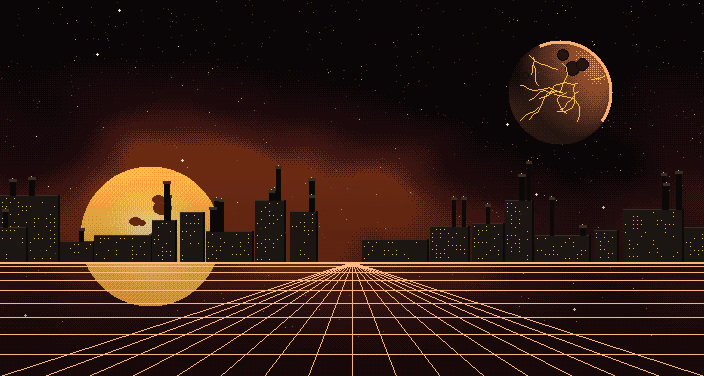
#> input picture assets/opt/bg/eighth@1x.webp, 1408 x 752 px (shown at 1/2 size)
$ python pixelize.py ../../assets/opt/bg/eighth@1x.webp out.png --display-w 1.0
#> lines starting #> are read from the running program, lines starting #| are printed output that depends on the picture
#> in main, im is the input picture: PIL image 1408x752 RGBA; mean R, G, B, A 49, 25.2, 15.8, 250.9
#!/usr/bin/env python3
"""Pixel-consistency pass for the illustrated sprites (ships, bosses) of Type-R 198X.

The backdrops are pixel art drawn at about one art pixel per two logical pixels; the ships and bosses are smooth
cel-shaded illustrations. This tool resamples a sprite master to the backdrop's pixel density, quantises it to a
small palette (k-means on the opaque pixels), hardens the alpha, and writes it back at the master's size with a
nearest-neighbour upscale, so the asset pipeline (tools/build-web-assets.sh) needs no change.

Usage: pixelize.py <in.png> <out.png> --display-w <logical px the sprite is drawn at> [--art-px 2] [--colors 32]
       [--preview <preview.png>]
"""
import argparse
import numpy as np
from PIL import Image, ImageFilter
from scipy.cluster.vq import kmeans2

def bbox(alpha):
    ys, xs = np.where(alpha > 8)
    return xs.min(), ys.min(), xs.max() + 1, ys.max() + 1

def pixelize(im, display_w, art_px=2.0, colors=32, seed=7, alpha_cut=128, sharpen=160, outline=0.55):
#> called with display_w = 1, art_px = 2, colors = 32, seed = 7, alpha_cut = 128, sharpen = 160, outline = 0.55
    im = im.convert("RGBA")
    a = np.array(im)[:, :, 3]
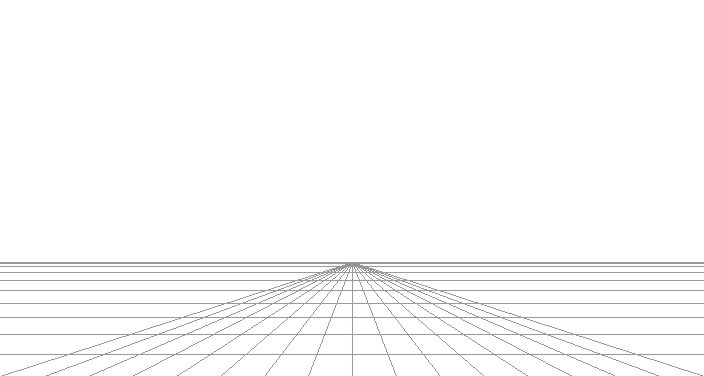
#> a: shape (752, 1408) (shown at 1/2 size); min 147, max 255, mean 250.9
    x0, y0, x1, y1 = bbox(a)
#> x0 = 0; y0 = 0; x1 = 1408; y1 = 752
    crop = im.crop((x0, y0, x1, y1))
    cw, ch = crop.size
#> cw = 1408; ch = 752
    # pre-sharpen so the line work survives the box filter
    if sharpen > 0:
        crop = crop.filter(ImageFilter.UnsharpMask(radius=max(1, int(round(cw / display_w * art_px * 0.9))), percent=int(sharpen), threshold=2))
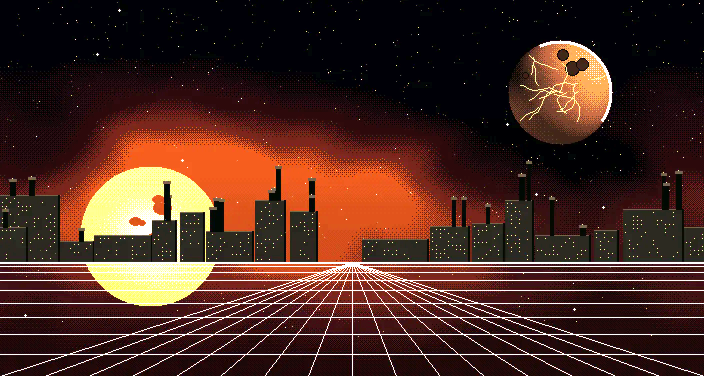
#> crop: PIL image 1408x752 RGBA (shown at 1/2 size); mean R, G, B, A 73.7, 41.6, 26.6, 244.8; transparent parts drawn white
    # art resolution: the sprite spans display_w logical px on screen; one art pixel = art_px logical px
    aw = max(8, int(round(display_w / art_px)))
    ah = max(8, int(round(aw * ch / cw)))
#> ah = 8
    # premultiplied box downsample (no fringe), then un-premultiply
    arr = np.asarray(crop).astype(np.float32) / 255.0
    pre = arr.copy(); pre[:, :, :3] *= pre[:, :, 3:4]
    small = np.asarray(Image.fromarray((pre * 255).astype(np.uint8), "RGBA").resize((aw, ah), Image.BOX)).astype(np.float32) / 255.0
    al = small[:, :, 3:4]
    rgb = np.where(al > 1e-3, small[:, :, :3] / np.maximum(al, 1e-3), 0)
    hard = (al[:, :, 0] * 255 >= alpha_cut)
    # k-means palette over the opaque pixels (in a lightly perceptual space)
    pts = rgb[hard]
#> pts = 64 rows, first 8: [0.00392, 0.00392, 0.0275], [0.00392, 0.00784, 0.0314], [0.00392, 0.00392, 0.0275], [0.00392, 0.00392, 0.0275], [0.00392, 0.00392, 0.0275], [0.00392, 0.00392, 0.0275], [0.0549, 0.0471, 0.0667], [0.00392, 0.00392, 0.0275]
    w = np.array([0.6, 1.0, 0.8], np.float32)
    rng = np.random.default_rng(seed)
    k = min(colors, max(2, len(pts)))
#> k = 32
    cent, lab = kmeans2((pts * w).astype(np.float64), k, minit="++", seed=seed, iter=25)
#> cent = 32 rows, first 8: [0.133, 0.143, 0.0952], [0.04, 0.0275, 0.0314], [0.442, 0.275, 0.091], [0.0823, 0.0366, 0.0332], [0.522, 0.816, 0.449], [0.506, 0.494, 0.21], [0.567, 0.396, 0.119], [0.4, 0.463, 0.238]; lab = 64 values, max 31 at index 39, min 0 at index 46, mean 14.89
    pal = (cent / w).clip(0, 1)
#> pal = 32 rows, first 8: [0.222, 0.143, 0.119], [0.0667, 0.0275, 0.0392], [0.737, 0.275, 0.114], [0.137, 0.0366, 0.0416], [0.871, 0.816, 0.561], [0.843, 0.494, 0.263], [0.945, 0.396, 0.149], [0.667, 0.463, 0.298]
    q = np.zeros_like(rgb); q[hard] = pal[lab]
    # silhouette outline: opaque pixels touching transparency darken toward a dark line (pixel-art edge)
    if outline < 1:
        pad = np.pad(hard, 1)
        nbr = pad[:-2, 1:-1] & pad[2:, 1:-1] & pad[1:-1, :-2] & pad[1:-1, 2:]
        edge = hard & ~nbr
        q[edge] = q[edge] * outline
    out = np.zeros((ah, aw, 4), np.uint8)
    out[:, :, :3] = (q * 255).round().astype(np.uint8)
    out[:, :, 3] = np.where(hard, 255, 0).astype(np.uint8)
    art = Image.fromarray(out, "RGBA")
    # back to the master's frame with nearest-neighbour blocks
    up = art.resize((cw, ch), Image.NEAREST)
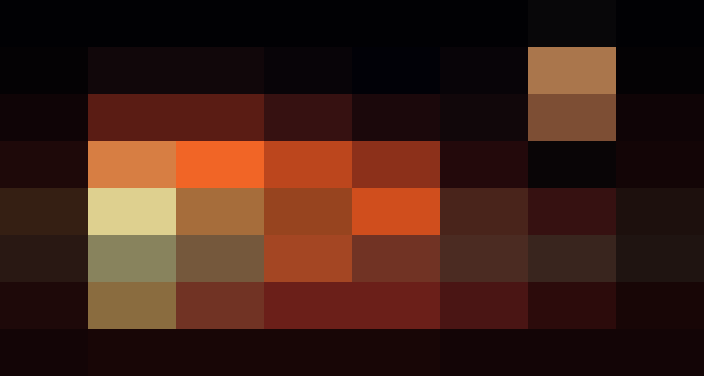
#> up: PIL image 1408x752 RGBA (shown at 1/2 size); mean R, G, B, A 63.3, 32, 21.9, 255
    canvas = Image.new("RGBA", im.size, (0, 0, 0, 0))
#> canvas: PIL image 1408x752 RGBA; every value is 0
    canvas.paste(up, (x0, y0))
    return canvas, art

def main():
    ap = argparse.ArgumentParser()
    ap.add_argument("inp"); ap.add_argument("out")
    ap.add_argument("--display-w", type=float, required=True)
    ap.add_argument("--art-px", type=float, default=2.0)
    ap.add_argument("--colors", type=int, default=32)
    ap.add_argument("--preview")
    ap.add_argument("--preview-scale", type=float, default=2.0)
    ap.add_argument("--sharpen", type=float, default=160)
    ap.add_argument("--outline", type=float, default=0.55)
    a = ap.parse_args()
    im = Image.open(a.inp)
    canvas, art = pixelize(im, a.display_w, a.art_px, a.colors, sharpen=a.sharpen, outline=a.outline)
    canvas.save(a.out, optimize=True)
    if a.preview:
        # side by side at the on-screen size (x preview-scale): original | pixelised
        al = np.array(im.convert("RGBA"))[:, :, 3]; x0, y0, x1, y1 = bbox(al)
        orig = im.convert("RGBA").crop((x0, y0, x1, y1))
        pw = int(round(a.display_w * a.preview_scale)); ph = int(round(pw * orig.height / orig.width))
        o = orig.resize((pw, ph), Image.LANCZOS)
        p = canvas.crop((x0, y0, x1, y1)).resize((pw, ph), Image.NEAREST)
        sheet = Image.new("RGBA", (pw * 2 + 48, ph + 32), (24, 16, 40, 255))
        sheet.alpha_composite(o, (16, 16)); sheet.alpha_composite(p, (pw + 32, 16))
        sheet.convert("RGB").save(a.preview)
    print("wrote", a.out, "art", art.size)
#| wrote out.png art (8, 8)

if __name__ == "__main__":
    main()

$ run again, on assets/opt/bg/ninth@1x.webp
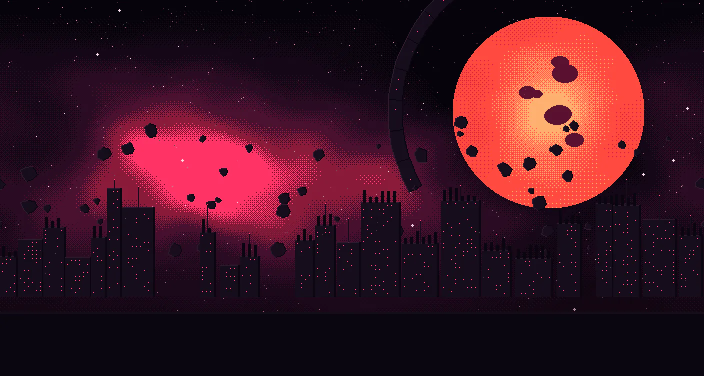
#> input picture assets/opt/bg/ninth@1x.webp, 1408 x 752 px (shown at 1/2 size)
#> in main, im is the input picture: PIL image 1408x752 RGB; mean R, G, B 62.4, 20.1, 34.1
#> im: PIL image 1408x752 RGBA
#> a: shape (752, 1408); every value is 255
#> x0 = 0; x1 = 1408; y1 = 752
#> in pixelize, `crop = crop.filter(ImageFilter.UnsharpMask(radius=max(1, int(round(cw ..`:
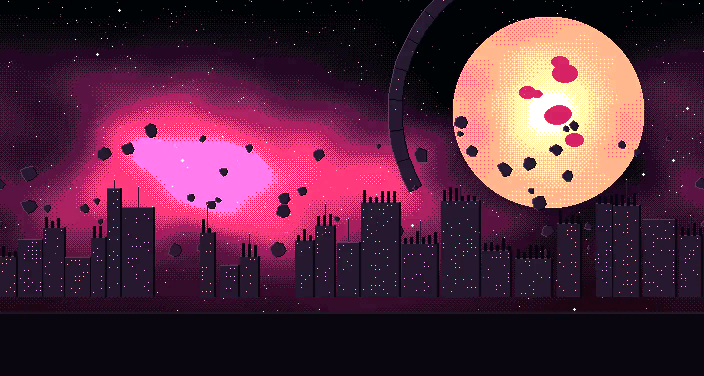
#> crop: PIL image 1408x752 RGBA (shown at 1/2 size); mean R, G, B, A 85.8, 40, 63.2, 255
#> pts = 64 rows, first 8: [0.0353, 0.0235, 0.0471], [0.0392, 0.0235, 0.051], [0.0431, 0.0235, 0.0549], [0.0275, 0.0196, 0.0392], [0.0392, 0.0314, 0.0588], [0.216, 0.157, 0.137], [0.506, 0.365, 0.294], [0.0275, 0.0196, 0.0392]
#> k = 32
#> cent = 32 rows, first 8: [0.0973, 0.0915, 0.146], [0.438, 0.18, 0.348], [0.499, 0.627, 0.43], [0.0251, 0.0255, 0.0499], [0.588, 0.467, 0.718], [0.576, 0.784, 0.593], [0.322, 0.114, 0.26], [0.304, 0.365, 0.235]; lab = 64 values, max 31 at index 32, min 0 at index 44, mean 14.61
#> pal = 32 rows, first 8: [0.162, 0.0915, 0.183], [0.729, 0.18, 0.435], [0.831, 0.627, 0.537], [0.0418, 0.0255, 0.0624], [0.98, 0.467, 0.898], [0.961, 0.784, 0.741], [0.537, 0.114, 0.325], [0.506, 0.365, 0.294]
#> in pixelize, `up = art.resize((cw, ch), Image.NEAREST)`:
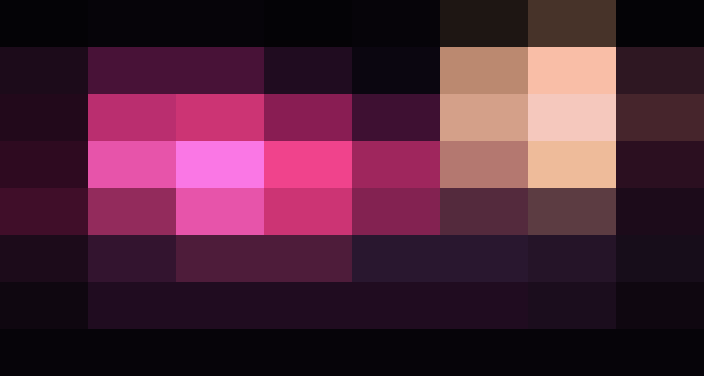
#> up: PIL image 1408x752 RGBA (shown at 1/2 size); mean R, G, B, A 77.9, 36.3, 56.5, 255
#> canvas: PIL image 1408x752 RGBA; every value is 0
#| wrote out.png art (8, 8)
